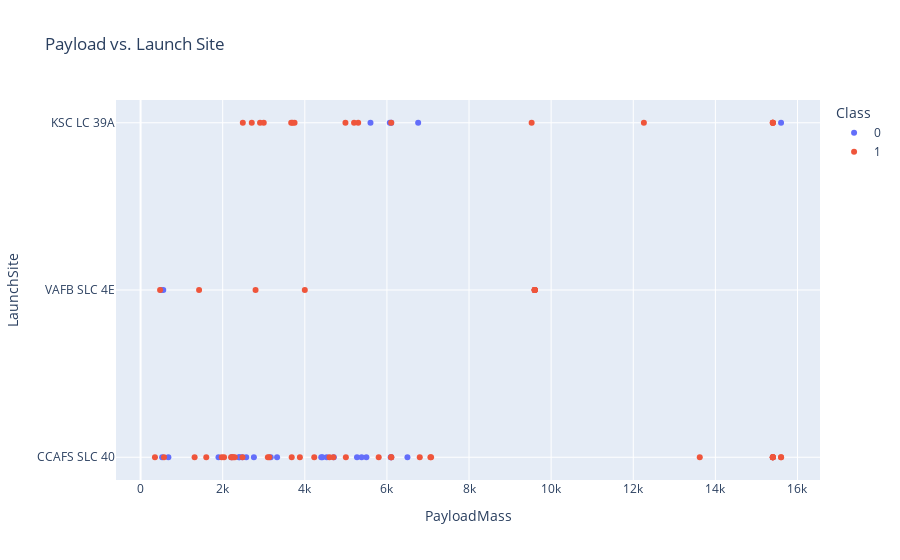

The code cell stored with this chart in its notebook:
### Markdown cell above
Now if you observe Payload Vs. Launch Site scatter point chart you will find for the VAFB-SLC  launchsite there are no  rockets  launched for  heavypayload mass(greater than 10000).

### Code cell
px.scatter(df2, x="PayloadMass", y="LaunchSite", color="Class", title="Payload vs. Launch Site")

### Figure 1 — Plotly figure (JSON) as saved in the notebook; plotly's stock layout.template omitted (floating-point values rounded to 4 significant figures)
{"data": [{"hovertemplate": "Class=0<br>PayloadMass=%{x}<br>LaunchSite=%{y}<extra></extra>", "legendgroup": "0", "marker": {"color": "#636efa", "symbol": "circle"}, "mode": "markers", "name": "0", "orientation": "h", "showlegend": true, "type": "scatter", "x": [6105.0, 525, 677, 500, 3170, 3325, 4535, 4428, 2216, 2395, 1898, 4707, 2477, 553, 5271, 5500, 5600, 6070, 6761, 6092, 9600, 2760, 5384.0, 2410, 2573, 4400, 6500, 6105.0, 15400, 15600], "xaxis": "x", "y": ["CCAFS SLC 40", "CCAFS SLC 40", "CCAFS SLC 40", "VAFB SLC 4E", "CCAFS SLC 40", "CCAFS SLC 40", "CCAFS SLC 40", "CCAFS SLC 40", "CCAFS SLC 40", "CCAFS SLC 40", "CCAFS SLC 40", "CCAFS SLC 40", "CCAFS SLC 40", "VAFB SLC 4E", "CCAFS SLC 40", "CCAFS SLC 40", "KSC LC 39A", "KSC LC 39A", "KSC LC 39A", "CCAFS SLC 40", "VAFB SLC 4E", "CCAFS SLC 40", "CCAFS SLC 40", "CCAFS SLC 40", "CCAFS SLC 40", "CCAFS SLC 40", "CCAFS SLC 40", "KSC LC 39A", "CCAFS SLC 40", "KSC LC 39A"], "yaxis": "y"}, {"hovertemplate": "Class=1<br>PayloadMass=%{x}<br>LaunchSite=%{y}<extra></extra>", "legendgroup": "1", "marker": {"color": "#EF553B", "symbol": "circle"}, "mode": "markers", "name": "1", "orientation": "h", "showlegend": true, "type": "scatter", "x": [2296, 1316, 570, 2034, 3136, 4696, 3100, 2257, 4600, 9600, 2490, 5300, 6105.0, 2708, 3669, 9600, 2910, 475, 4990, 9600, 5200, 3700, 2205, 9600, 6105.0, 4230, 350, 3750, 7076, 9600, 5800, 7060, 2800, 3000, 4000, 9600, 12259, 2482, 13620, 1425, 2228.0, 15600, 5000, 6800, 15400, 15600, 1977, 15400, 9525, 15400, 15400, 3880, 6105.0, 15400, 1600, 15400, 15400, 15400, 15400, 3681], "xaxis": "x", "y": ["CCAFS SLC 40", "CCAFS SLC 40", "CCAFS SLC 40", "CCAFS SLC 40", "CCAFS SLC 40", "CCAFS SLC 40", "CCAFS SLC 40", "CCAFS SLC 40", "CCAFS SLC 40", "VAFB SLC 4E", "KSC LC 39A", "KSC LC 39A", "KSC LC 39A", "KSC LC 39A", "KSC LC 39A", "VAFB SLC 4E", "KSC LC 39A", "VAFB SLC 4E", "KSC LC 39A", "VAFB SLC 4E", "KSC LC 39A", "KSC LC 39A", "CCAFS SLC 40", "VAFB SLC 4E", "CCAFS SLC 40", "CCAFS SLC 40", "CCAFS SLC 40", "KSC LC 39A", "CCAFS SLC 40", "VAFB SLC 4E", "CCAFS SLC 40", "CCAFS SLC 40", "VAFB SLC 4E", "KSC LC 39A", "VAFB SLC 4E", "VAFB SLC 4E", "KSC LC 39A", "CCAFS SLC 40", "CCAFS SLC 40", "VAFB SLC 4E", "CCAFS SLC 40", "CCAFS SLC 40", "CCAFS SLC 40", "CCAFS SLC 40", "CCAFS SLC 40", "CCAFS SLC 40", "CCAFS SLC 40", "KSC LC 39A", "KSC LC 39A", "CCAFS SLC 40", "CCAFS SLC 40", "CCAFS SLC 40", "CCAFS SLC 40", "CCAFS SLC 40", "CCAFS SLC 40", "KSC LC 39A", "KSC LC 39A", "KSC LC 39A", "CCAFS SLC 40", "CCAFS SLC 40"], "yaxis": "y"}], "layout": {"autosize": true, "legend": {"title": {"text": "Class"}, "tracegroupgap": 0}, "title": {"text": "Payload vs. Launch Site"}, "xaxis": {"anchor": "y", "autorange": true, "domain": [0, 1], "range": [-583.4, 16530.0], "title": {"text": "PayloadMass"}, "type": "linear"}, "yaxis": {"anchor": "x", "autorange": true, "domain": [0, 1], "range": [-0.1465, 2.146], "title": {"text": "LaunchSite"}, "type": "category"}}}
